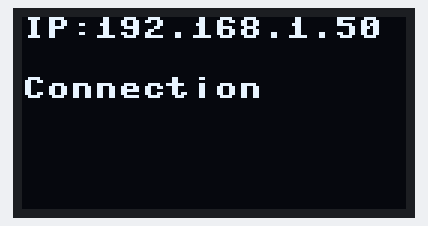
The program below on a simulated ESP8266 board running MicroPython. Parts: 128×64 one-colour display. WiFi joins after 1.5 s; what the program prints to the serial console is not drawn. At 1.6 s the program stops and its outputs stay as they are.

Above: at 1.6 s.

The program:

connectWiFiauto.py
```python
# # ใช้กับบอร์ด ESP8266

# automaticallt connect to your WiFi
def do_connect():

    from machine import Pin, I2C
    import time
    import ssd1306
    import network

    # # OLED
    i2c = I2C(scl=Pin(5), sda=Pin(4))
    oled_width = 128
    oled_height = 64
    oled = ssd1306.SSD1306_I2C(oled_width, oled_height, i2c)


    sta_if = network.WLAN(network.STA_IF)
    if not sta_if.isconnected():
        print('connecting to network...')

        oled.fill(0)
        oled.text('connecting to', 0, 16)
        oled.text('network...', 0, 28)
        oled.show()

        sta_if.active(True)
        sta_if.connect('iPhone', 'aaa12345')

        while not sta_if.isconnected():
            pass

    print('network config:', sta_if.ifconfig())

    ipaddr = sta_if.ifconfig()[0]
    oled.fill(0)
    oled.text('IP:{} '.format(ipaddr), 0, 0)
    oled.text('Connection', 0, 20)
    oled.show()

do_connect()


  
```
